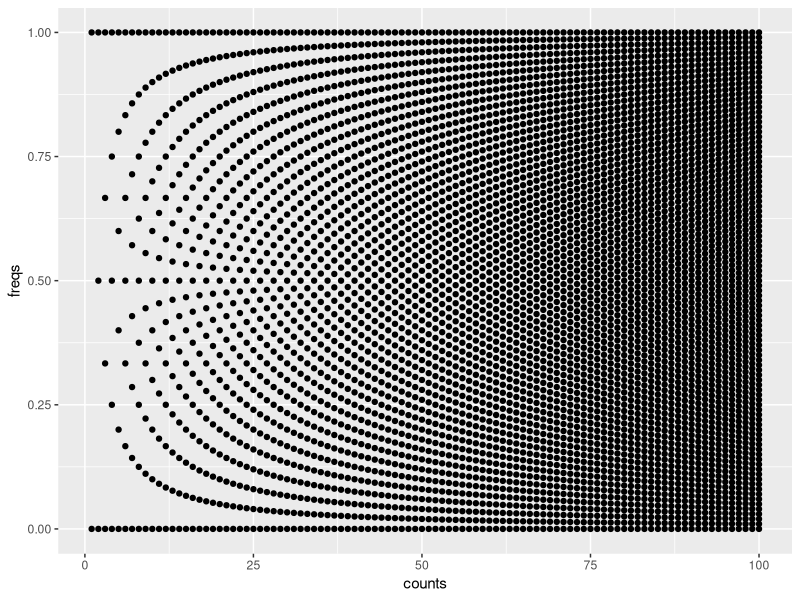
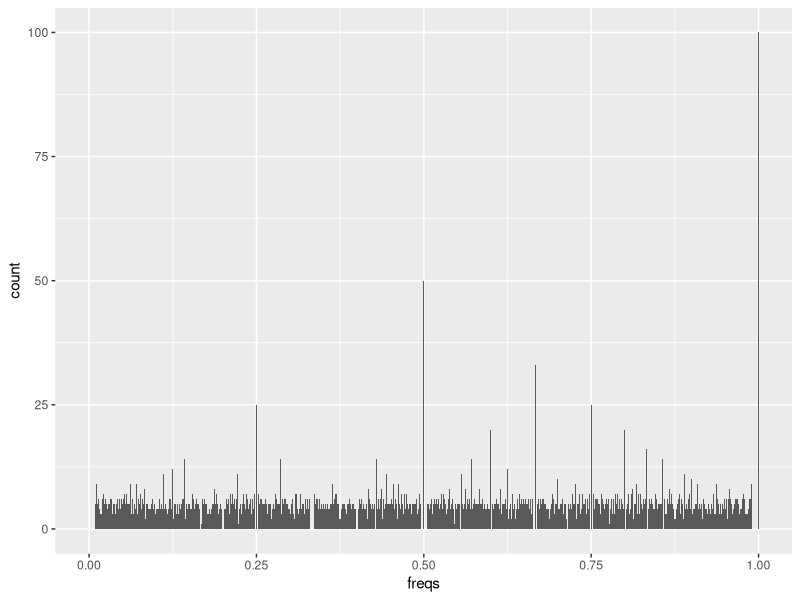

Source code (R) for these figures, in order: (Note: this script raises an error after producing the figures.)
## ---- chunk 1
generate_count_freq_distr <- function(max_count){
  counts_vector <- c()
  values_vector <- c()
  for (count in c(1:max_count)){
    discrete_step <- 1/count
    values <- seq(from = 0 , to = 1 , by = discrete_step)
    counts_vector <- c(counts_vector, rep(count, count+1))
    values_vector <- c(values_vector, values)
  }
  table <- cbind(counts_vector, values_vector)
  table <- as.data.frame(table)
  colnames(table) <- c("counts","freqs")
  
  return(table)
}

test_table <- generate_count_freq_distr(100)
## ---- chunk 2
library(ggplot2)

ggplot(data = test_table, aes(x=counts, y=freqs)) +
  geom_point()

## ---- chunk 3
library(ggplot2)

ggplot(data = test_table, aes(x=freqs)) +
  geom_histogram(binwidth = 0.001)

## ---- chunk 4
test_table_freqs <- as.data.frame(table(test_table$freqs))
test_table_freqs <- test_table[rev(order(test_table$Freq)),]
## ---- chunk 5
ggplot(data = test_table, aes(x=Freq)) +
  geom_histogram(binwidth = 1)
## ---- chunk 6
uniform_PMF <-  1/length(test_table$freqs)
## ---- chunk 7
test_table_freqs$emp_PMF <- test_table_freqs$Freq/length(test_table$freqs)
## ---- chunk 8
test_table_freqs$norm_diff <- (test_table_freqs$emp_PMF)/uniform_PMF
## ---- chunk 9
cumsum(rep(0.25,4))
## ---- chunk 10

